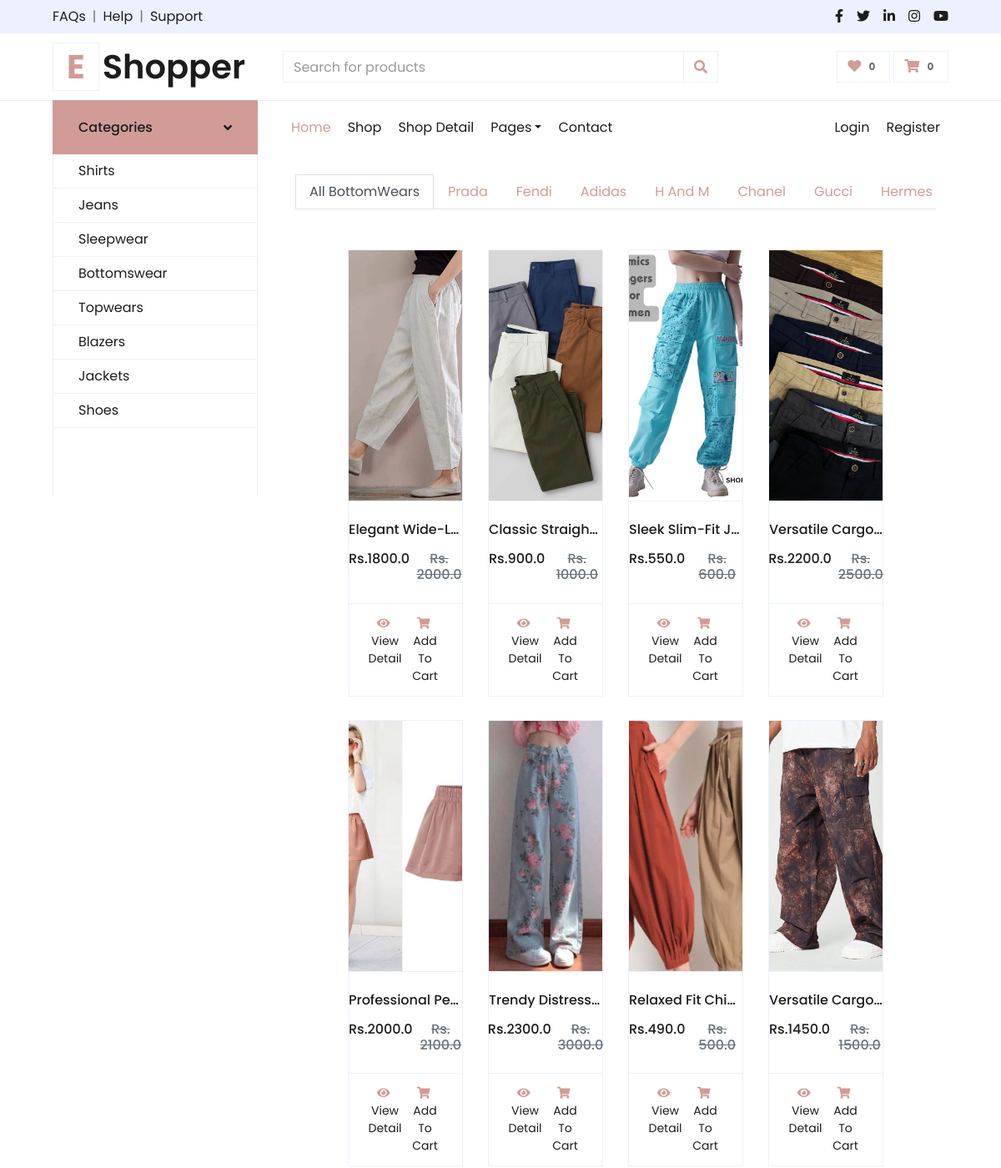
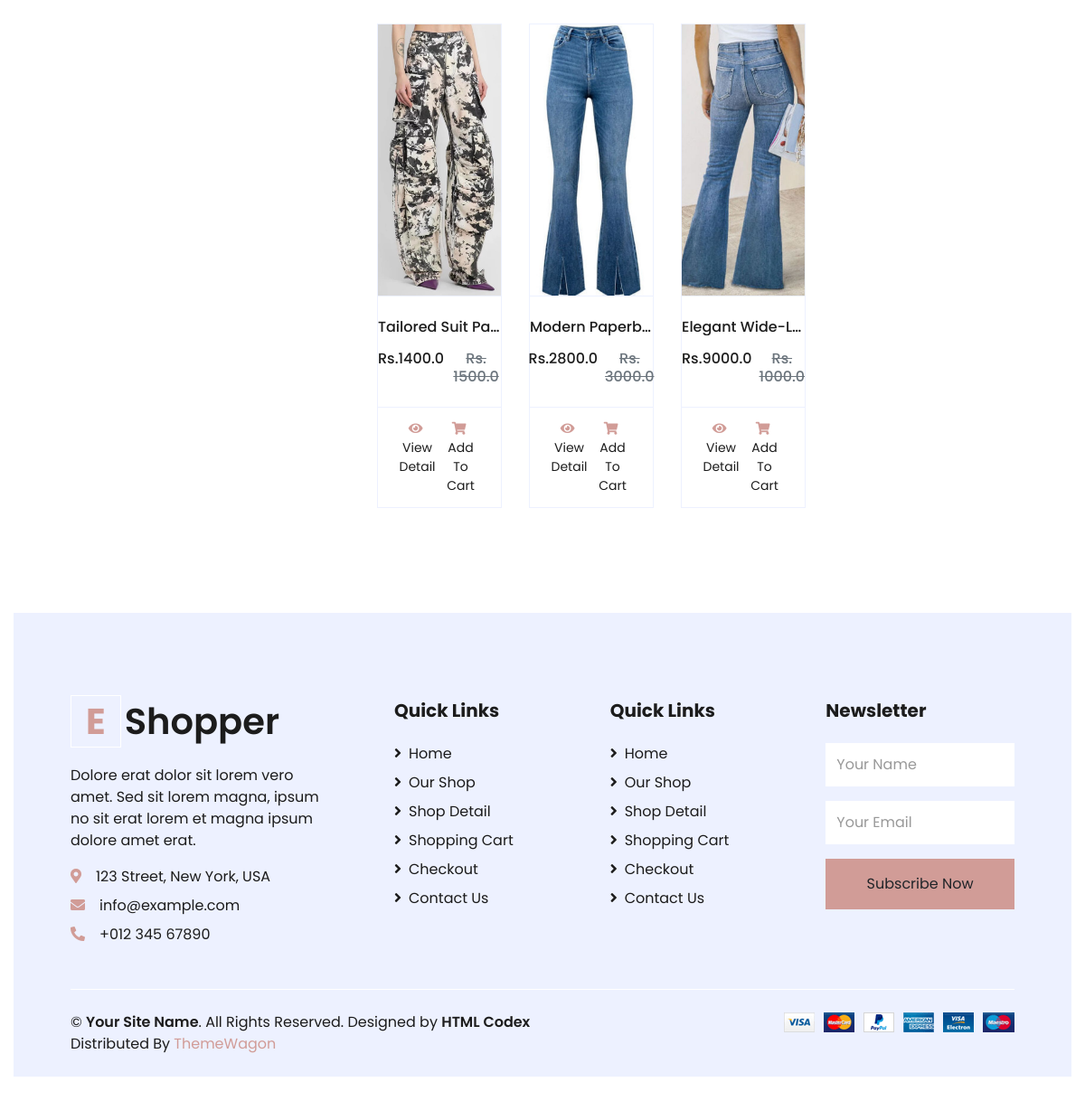
Screenshot of /bottomwears/ with the database file from the repository (2 pictures, top to bottom).
### consumer/models.py (models this page shows, shortened)
class Product(models.Model):
    title = models.CharField(max_length=200)
    selling_price = models.FloatField()
    discounted_price = models.FloatField()
    brand = models.CharField(max_length=100)
    description = models.TextField()
    category = models.CharField(choices=CATEGORY_CHOICES, max_length=50)
    product_img = models.ImageField(upload_to='productimg')

### consumer/views.py (the view)
# urls.py: path('bottomwears/', views.bottomwears,name='bottomwears'),
def bottomwears(request,data=None):
    if data is None:
        bottomwears = Product.objects.filter(category='BW')
    elif data == 'Prada' or data == 'Fendi' or data == 'Adidas' or data == 'H_M' or data == 'Chanel' or data == 'Gucci' or data == 'Hermes' or data == 'Burberry' or data == 'Louis_Philippe' or data == 'Calvin_Klein' or data == 'Zara':
        if data is not None:
            normalised_data = data.replace('_',' ')
        bottomwears = Product.objects.filter(category='BW').filter(brand=normalised_data)
    elif data == 'below':
        bottomwears = Product.objects.filter(category='BW').filter(discounted_price__lt=5000)
    elif data == 'above':
        bottomwears = Product.objects.filter(category='TW').filter(discounted_price__gt=5000)
    return render(request,'consumer/bottomwears.html',{'bottomwears':bottomwears})

### consumer/templates/consumer/bottomwears.html (shortened to what this page needs)
{% extends "core/base.html" %}
{% load static %}
{% block body %}
<div class="container my-4">
<ul class="nav nav-tabs flex-nowrap"
    style="overflow-x: auto; white-space: nowrap; display: flex; -ms-overflow-style: none; scrollbar-width: none;">
  <li class="nav-item">
    <a class="nav-link active" href="{% url 'bottomwears' %}">All BottomWears</a>
  </li>
  <li class="nav-item">
    <a class="nav-link" href="{% url 'bottomwearsdata' 'Prada' %}">Prada</a>
  </li>
  <li class="nav-item">
    <a class="nav-link" href="{% url 'bottomwearsdata' 'Fendi' %}">Fendi</a>
  </li>
  <li class="nav-item">
    <a class="nav-link" href="{% url 'bottomwearsdata' 'Adidas' %}">Adidas</a>
  </li>
  <li class="nav-item">
    <a class="nav-link" href="{% url 'bottomwearsdata' 'H_M' %}">H And M</a>
  </li>
  <li class="nav-item">
    <a class="nav-link" href="{% url 'bottomwearsdata' 'Chanel' %}">Chanel</a>
  </li>
  <li class="nav-item">
    <a class="nav-link" href="{% url 'bottomwearsdata' 'Gucci' %}">Gucci</a>
  </li>
  <li class="nav-item">
    <a class="nav-link" href="{% url 'bottomwearsdata' 'Hermes' %}">Hermes</a>
  </li>
</ul>
<div class="container-fluid pt-5">
    <div class="row px-xl-5 pb-3">
        {% for product in bottomwears %}
        <div class="col-lg-3 col-md-6 col-sm-12 pb-1">
            <div class="card product-item border-0 mb-4">
                <div class="card-header product-img position-relative overflow-hidden bg-transparent border p-0">
                    <img class="img-fluid w-100" src="{{product.product_img.url}}" alt="Product Image" style="height: 300px; object-fit: cover;">
                </div>
                <div class="card-body border-left border-right text-center p-0 pt-4 pb-3">
                    <h6 class="text-truncate mb-3">{{product.title}}</h6>
                    <div class="d-flex justify-content-center">
                        <h6>Rs.{{product.discounted_price}}</h6>
                        <h6 class="text-muted ml-2"><del>Rs. {{product.selling_price}}</del></h6>
                    </div>
                </div>
                   <div class="card-footer d-flex justify-content-between bg-light border">
                    <a href="{% url 'product_detail' product.id %}" class="btn btn-sm text-dark p-0"><i class="fas fa-eye text-primary mr-1"></i>View Detail</a>
                   <form action="/add_to_cart" class="d-inline">
                        <button type="submit" class="btn btn-sm text-dark p-0"><i class="fas fa-shopping-cart text-primary mr-1"></i>Add To Cart</button>
                     </form>
                </div>
            </div>
        </div>
        {% endfor %}
    </div>
</div>
{% endblock body %}

### core/templates/core/base.html (shortened to what this page needs)
{% load static %}
<!DOCTYPE html>
<html lang="en">
<head>
    <link href="https://cdnjs.cloudflare.com/ajax/libs/font-awesome/5.10.0/css/all.min.css" rel="stylesheet">
    <link href="{% static 'core/lib/owlcarousel/assets/owl.carousel.min.css' %}" rel="stylesheet">
    <link href="{% static 'core/css/style.css' %}" rel="stylesheet">
</head>
<body>
    <div class="container-fluid">
        <div class="row bg-secondary py-2 px-xl-5">
            <div class="col-lg-6 d-none d-lg-block">
                <div class="d-inline-flex align-items-center">
                    <a class="text-dark" href="">FAQs</a>
                    <span class="text-muted px-2">|</span>
                    <a class="text-dark" href="">Help</a>
                    <span class="text-muted px-2">|</span>
                    <a class="text-dark" href="">Support</a>
                </div>
            </div>
            <div class="col-lg-6 text-center text-lg-right">
                <div class="d-inline-flex align-items-center">
                    <a class="text-dark px-2" href="">
                        <i class="fab fa-facebook-f"></i>
                    </a>
                    <a class="text-dark px-2" href="">
                        <i class="fab fa-twitter"></i>
                    </a>
                    <a class="text-dark px-2" href="">
                        <i class="fab fa-linkedin-in"></i>
                    </a>
                    <a class="text-dark px-2" href="">
                        <i class="fab fa-instagram"></i>
                    </a>
                    <a class="text-dark pl-2" href="">
                        <i class="fab fa-youtube"></i>
                    </a>
                </div>
            </div>
        </div>
        <div class="row align-items-center py-3 px-xl-5">
            <div class="col-lg-3 d-none d-lg-block">
                <a href="{% url 'home' %}" class="text-decoration-none">
                    <h1 class="m-0 display-5 font-weight-semi-bold"><span class="text-primary font-weight-bold border px-3 mr-1">E</span>Shopper</h1>
                </a>
            </div>
            <div class="col-lg-6 col-6 text-left">
                <form action="/search" method="GET">
                    <div class="input-group">
                        <input type="text" class="form-control" placeholder="Search for products" name="query" id="query">
                        <div class="input-group-append">
                            <span class="input-group-text bg-transparent text-primary">
                                <i class="fa fa-search"></i>
                            </span>
                        </div>
                    </div>
                </form>
            </div>
            <div class="col-lg-3 col-6 text-right">
                <a href="" class="btn border">
                    <i class="fas fa-heart text-primary"></i>
                    <span class="badge">0</span>
                </a>
                <a href="" class="btn border">
                    <i class="fas fa-shopping-cart text-primary"></i>
                    <span class="badge">0</span>
                </a>
            </div>
        </div>
    </div>
    <div class="container-fluid mb-5">
        <div class="row border-top px-xl-5">
            <div class="col-lg-3 d-none d-lg-block">
                <a class="btn shadow-none d-flex align-items-center justify-content-between bg-primary text-white w-100" data-toggle="collapse" href="#navbar-vertical" style="height: 65px; margin-top: -1px; padding: 0 30px;">
                    <h6 class="m-0">Categories</h6>
                    <i class="fa fa-angle-down text-dark"></i>
                </a>
                <nav class="collapse show navbar navbar-vertical navbar-light align-items-start p-0 border border-top-0 border-bottom-0" id="navbar-vertical">
                    <div class="navbar-nav w-100 overflow-hidden" style="height: 410px">
                        <a href="{% url 'shirts' %}" class="nav-item nav-link">Shirts</a>
                        <a href="{% url 'jeans' %}" class="nav-item nav-link">Jeans</a>
                        <a href="{% url 'sleepwears' %}" class="nav-item nav-link">Sleepwear</a>
                        <a href="{% url 'bottomwears' %}" class="nav-item nav-link">Bottomswear</a>
                        <a href="{% url 'topwears' %}" class="nav-item nav-link">Topwears</a>
                        <a href="{% url 'blazzers' %}" class="nav-item nav-link">Blazers</a>
                        <a href="{% url 'jackets' %}" class="nav-item nav-link">Jackets</a>
                        <a href="{% url 'shoes' %}" class="nav-item nav-link">Shoes</a>
                    </div>
                </nav>
            </div>
            <div class="col-lg-9">
                <nav class="navbar navbar-expand-lg bg-light navbar-light py-3 py-lg-0 px-0">
                    <div class="collapse navbar-collapse justify-content-between" id="navbarCollapse">
                        <div class="navbar-nav mr-auto py-0">
                            <a href="{% url 'home' %}" class="nav-item nav-link active">Home</a>
                            <a href="{% url 'home' %}" class="nav-item nav-link">Shop</a>
                            <a href="{% url 'home' %}" class="nav-item nav-link">Shop Detail</a>
                            <div class="nav-item dropdown">
                                <a href="#" class="nav-link dropdown-toggle" data-toggle="dropdown">Pages</a>
                            </div>
                            <a href="contact.html" class="nav-item nav-link">Contact</a>
                        </div>
                        {% if not request.user.is_authenticated %}
                        <div class="navbar-nav ml-auto py-0">
                            <a href="{% url 'login' %}" class="nav-item nav-link">Login</a>
                            <a href="{% url 'register' %}" class="nav-item nav-link">Register</a>
                        </div>
                        {% endif %}
                    </div>
                </nav>
                {% block body %} {% endblock  %}
            </div>
        </div>
    </div>
    <div class="container-fluid bg-secondary text-dark mt-5 pt-5">
        <div class="row px-xl-5 pt-5">
            <div class="col-lg-4 col-md-12 mb-5 pr-3 pr-xl-5">
                <a href="{% url 'home' %}" class="text-decoration-none">
                    <h1 class="mb-4 display-5 font-weight-semi-bold"><span class="text-primary font-weight-bold border border-white px-3 mr-1">E</span>Shopper</h1>
                </a>
                <p>Dolore erat dolor sit lorem vero amet. Sed sit lorem magna, ipsum no sit erat lorem et magna ipsum dolore amet erat.</p>
                <p class="mb-2"><i class="fa fa-map-marker-alt text-primary mr-3"></i>123 Street, New York, USA</p>
                <p class="mb-2"><i class="fa fa-envelope text-primary mr-3"></i>info@example.com</p>
                <p class="mb-0"><i class="fa fa-phone-alt text-primary mr-3"></i>+012 345 67890</p>
            </div>
            <div class="col-lg-8 col-md-12">
                <div class="row">
                    <div class="col-md-4 mb-5">
                        <h5 class="font-weight-bold text-dark mb-4">Quick Links</h5>
                        <div class="d-flex flex-column justify-content-start">
                            <a class="text-dark mb-2" href="{% url 'home' %}"><i class="fa fa-angle-right mr-2"></i>Home</a>
                            <a class="text-dark mb-2" href="{% url 'home' %}"><i class="fa fa-angle-right mr-2"></i>Our Shop</a>
                            <a class="text-dark mb-2" href="{% url 'home' %}"><i class="fa fa-angle-right mr-2"></i>Shop Detail</a>
                            <a class="text-dark mb-2" href="{% url 'cart' %}"><i class="fa fa-angle-right mr-2"></i>Shopping Cart</a>
                            <a class="text-dark mb-2" href="{% url 'checkout' %}"><i class="fa fa-angle-right mr-2"></i>Checkout</a>
                            <a class="text-dark" href="contact.html"><i class="fa fa-angle-right mr-2"></i>Contact Us</a>
                        </div>
                    </div>
                    <div class="col-md-4 mb-5">
                        <h5 class="font-weight-bold text-dark mb-4">Quick Links</h5>
                        <div class="d-flex flex-column justify-content-start">
                            <a class="text-dark mb-2" href="{% url 'home' %}"><i class="fa fa-angle-right mr-2"></i>Home</a>
                            <a class="text-dark mb-2" href="{% url 'home' %}"><i class="fa fa-angle-right mr-2"></i>Our Shop</a>
                            <a class="text-dark mb-2" href="{% url 'home' %}"><i class="fa fa-angle-right mr-2"></i>Shop Detail</a>
                            <a class="text-dark mb-2" href="{% url 'cart' %}"><i class="fa fa-angle-right mr-2"></i>Shopping Cart</a>
                            <a class="text-dark mb-2" href="{% url 'checkout' %}"><i class="fa fa-angle-right mr-2"></i>Checkout</a>
                            <a class="text-dark" href="contact.html"><i class="fa fa-angle-right mr-2"></i>Contact Us</a>
                        </div>
                    </div>
                    <div class="col-md-4 mb-5">
                        <h5 class="font-weight-bold text-dark mb-4">Newsletter</h5>
                        <form action="">
                            <div class="form-group">
                                <input type="text" class="form-control border-0 py-4" placeholder="Your Name" required="required" />
                            </div>
                            <div class="form-group">
                                <input type="email" class="form-control border-0 py-4" placeholder="Your Email"
                                    required="required" />
                            </div>
                            <div>
                                <button class="btn btn-primary btn-block border-0 py-3" type="submit">Subscribe Now</button>
                            </div>
                        </form>
                    </div>
                </div>
            </div>
        </div>
        <div class="row border-top border-light mx-xl-5 py-4">
            <div class="col-md-6 px-xl-0">
                <p class="mb-md-0 text-center text-md-left text-dark">
                    &copy; <a class="text-dark font-weight-semi-bold" href="#">Your Site Name</a>. All Rights Reserved. Designed
                    by
                    <a class="text-dark font-weight-semi-bold" href="https://htmlcodex.com">HTML Codex</a><br>
                    Distributed By <a href="https://themewagon.com" target="_blank">ThemeWagon</a>
                </p>
            </div>
            <div class="col-md-6 px-xl-0 text-center text-md-right">
                <img class="img-fluid" src="{% static 'core/img/payments.png' %}" alt="">
            </div>
        </div>
    </div>
</body>
</html>

### rows the page displays
Product: product_img (picture), title "Elegant Wide-L…", discounted_price "1800.0", selling_price "2000.0"
Product: product_img (picture), title "Classic Straigh…", discounted_price "900.0", selling_price "1000.0"
Product: product_img (picture), title "Sleek Slim-Fit J…", discounted_price "550.0", selling_price "600.0"
Product: product_img (picture), title "Versatile Cargo…", discounted_price "2200.0", selling_price "2500.0"
Product: product_img (picture), title "Professional Pe…", discounted_price "2000.0", selling_price "2100.0"
Product: product_img (picture), title "Trendy Distress…", discounted_price "2300.0", selling_price "3000.0"
Product: product_img (picture), title "Relaxed Fit Chi…", discounted_price "490.0", selling_price "500.0"
Product: product_img (picture), title "Versatile Cargo…", discounted_price "1450.0", selling_price "1500.0"
Product: product_img (picture), title "Tailored Suit Pa…", discounted_price "1400.0", selling_price "1500.0"
Product: product_img (picture), title "Modern Paperb…", discounted_price "2800.0", selling_price "3000.0"
Product: product_img (picture), title "Elegant Wide-L…", discounted_price "9000.0", selling_price "1000.0"
